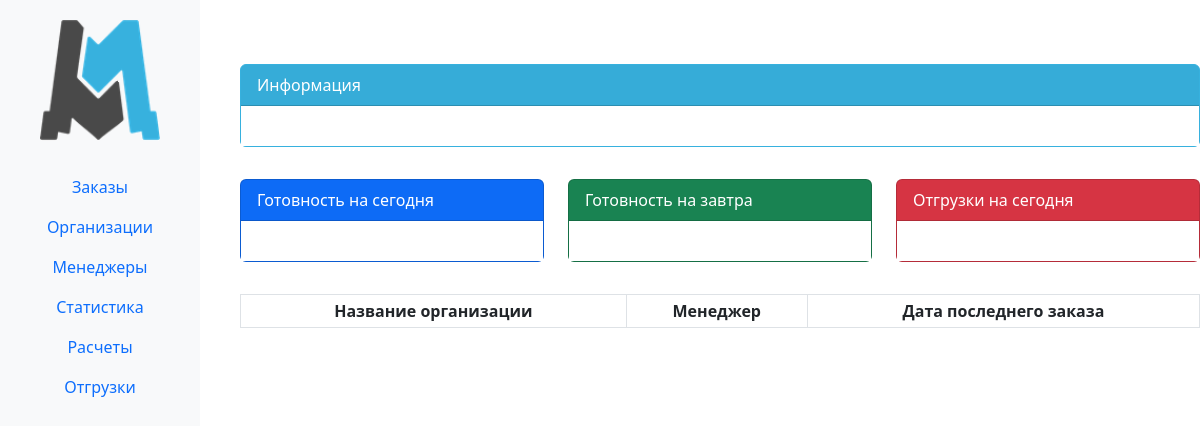
The page /erp_main/organization_list/ (signed in) on the database as committed earlier.
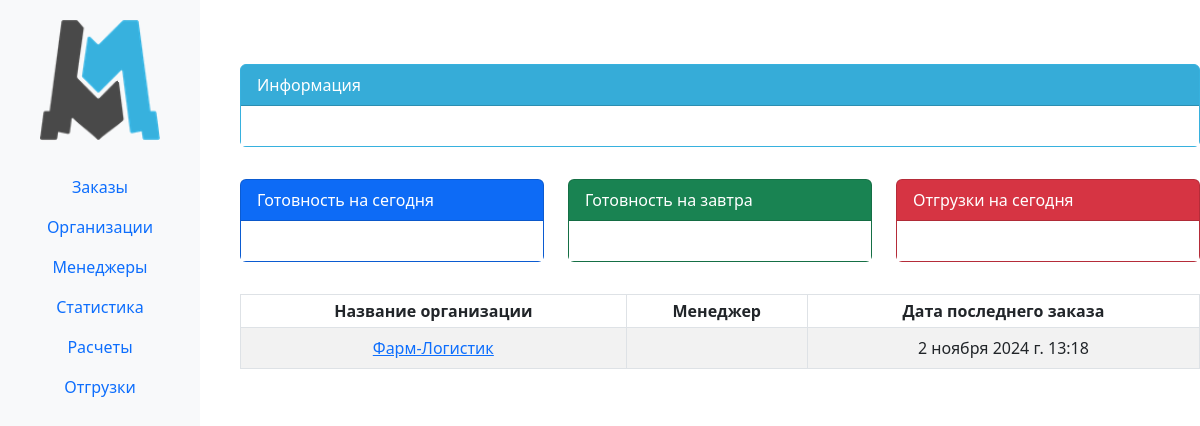
The same page on the database as committed later.
### erp_main/models.py (models this page shows, shortened)
class Organization(models.Model):
    FOOTING_CHOICES = (
        ('ustav', 'устава'),
        ('attorney', 'доверенности')
    )
    KIND_CHOICES = (
        ('ooo', 'ООО'),
        ('ao', 'АО'),
        ('zao', 'ЗАО'),
        ('ip', 'ИП'),
    )
    kind = models.CharField(max_length=100, blank=True, null=True, choices=KIND_CHOICES)
    phone_number = models.CharField(max_length=15, blank=True, null=True)
    name_fl = models.CharField(max_length=15, blank=True, null=True)
    user = models.ForeignKey(User, related_name='organizations', on_delete=models.CASCADE)
    ceo_footing = models.CharField(max_length=30, choices=FOOTING_CHOICES)
    name = models.CharField(max_length=100, blank=True, null=True)
    inn = models.CharField(max_length=15, blank=True, null=True)
    ogrn = models.CharField(max_length=15, blank=True, null=True)
    kpp = models.CharField(max_length=15, blank=True, null=True)
    r_s = models.CharField(max_length=25, blank=True, null=True)
    bank = models.CharField(max_length=300, blank=True, null=True)
    bik = models.CharField(max_length=10, blank=True, null=True)
    k_s = models.CharField(max_length=25, blank=True, null=True)
    address = models.CharField(max_length=150, blank=True, null=True)
    email = models.EmailField(blank=True, null=True)
    ceo_title = models.CharField(max_length=30, blank=True, null=True)
    ceo_name = models.CharField(max_length=150, blank=True, null=True)
    contracts = models.FileField(upload_to='uploads/contracts', blank=True, null=True)
    class Meta:
        verbose_name_plural = 'Организации'
    @property
    def last_order(self):
        return (
            Order.objects.filter(invoice__organization=self.id)
            .order_by('-created_at')
            .first().created_at if Order.objects.filter(invoice__organization=self.id).exists() else None
        )

class Order(models.Model):
    internal_order_number = models.CharField(max_length=255, unique=True)
    created_at = models.DateTimeField(auto_now_add=True)
    order_file = models.FileField(upload_to='uploads/')
    invoice = models.ForeignKey(Invoice, blank=True, null=True, on_delete=models.CASCADE)
    due_date = models.DateField(null=True, blank=True)
    comment = models.TextField(blank=True, null=True)

### erp_main/views.py (the view)
# urls.py: path('organization_list/', views.organization_list, name='organization_list'),
@login_required
def organization_list(request):
    user = request.user
    if user.is_superuser:  # Если пользователь является администратором
        organizations = Organization.objects.all()  # Заранее загружаем связанные заказы
    else:
        organizations = Organization.objects.filter(user=user)
    return render(request, 'organization_list.html', {'organizations': organizations, 'is_admin': user.is_superuser})

### erp_main/templates/organization_list.html (shortened to what this page needs)
{% extends 'base.html' %}
{% block content %}
{% if is_admin %}
    <table class="table table-striped table-hover">
        <thead class="thead-dark">
            <tr>
                <th  style="padding: 4px; text-align: center; vertical-align: middle;">Название организации</th>
                <th  style="padding: 4px; text-align: center; vertical-align: middle;">Менеджер</th>
                <th  style="padding: 4px; text-align: center; vertical-align: middle;">Дата последнего заказа</th>
            </tr>
        </thead>
        <tbody>
            {% for org in organizations %}
            <tr>
                <td style="padding: 8px; text-align: center; vertical-align: middle;">
                    <a href="{% url 'organization_detail' org.id %}">
                        {% if org.name %}
                            {{ org.name }}
                        {% else %}
                            {{ org.name_fl }} ({{ org.phone_number }})
                        {% endif %} </a>
                </td>
                <td style="padding: 4px; text-align: center; vertical-align: middle;">{{ org.user.first_name }} {{ org.user.last_name }}</td>
                <td style="padding: 4px; text-align: center; vertical-align: middle;">{{org.last_order}}</td>
            </tr>
            {% endfor %}
        </tbody>
    </table>
{% endif %}
{% endblock %}

Rows that differ between the two databases and show on the page:
added Organization: name "Фарм-Логистик", last_order "2 ноября 2024 г. 13:18"
